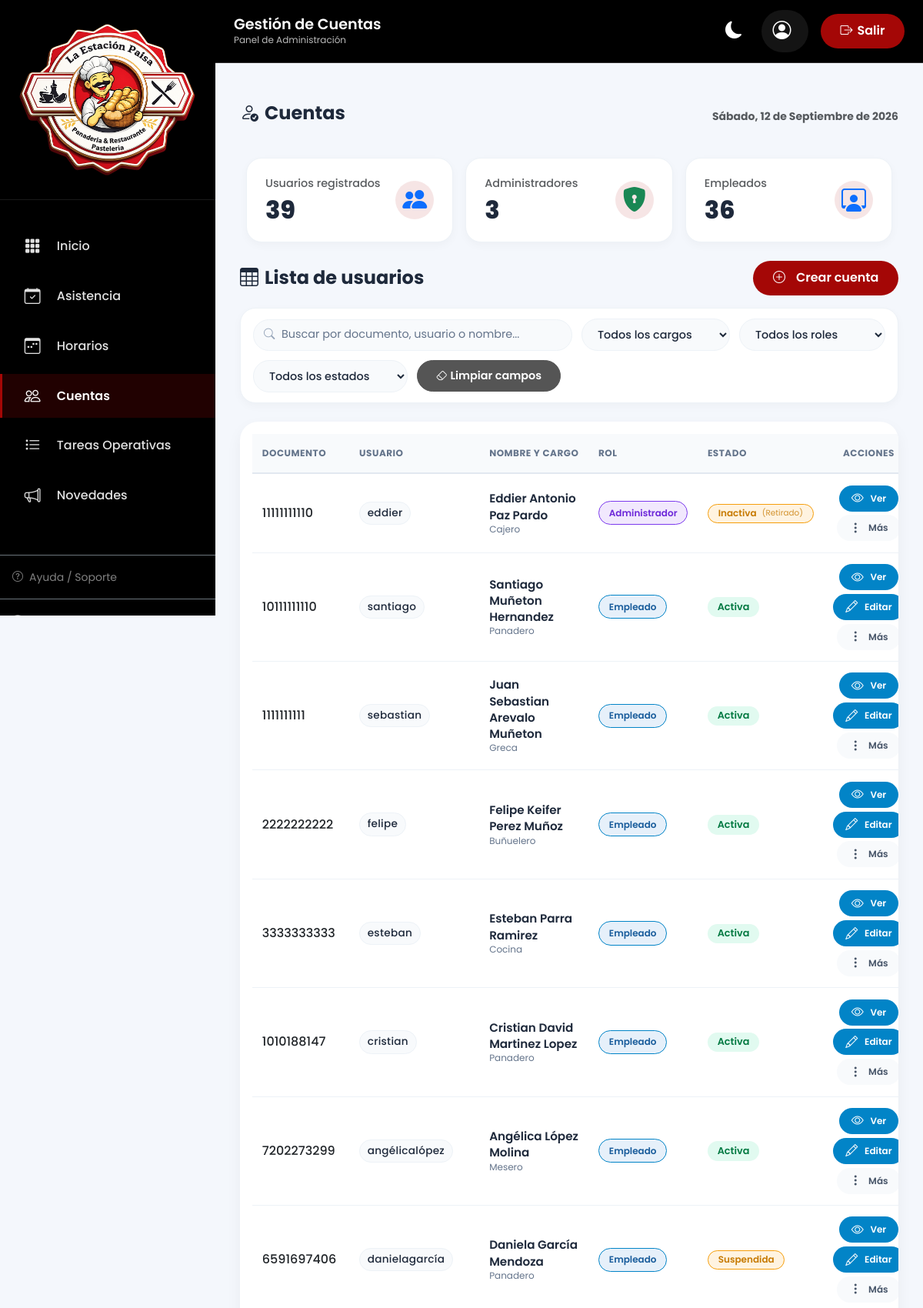
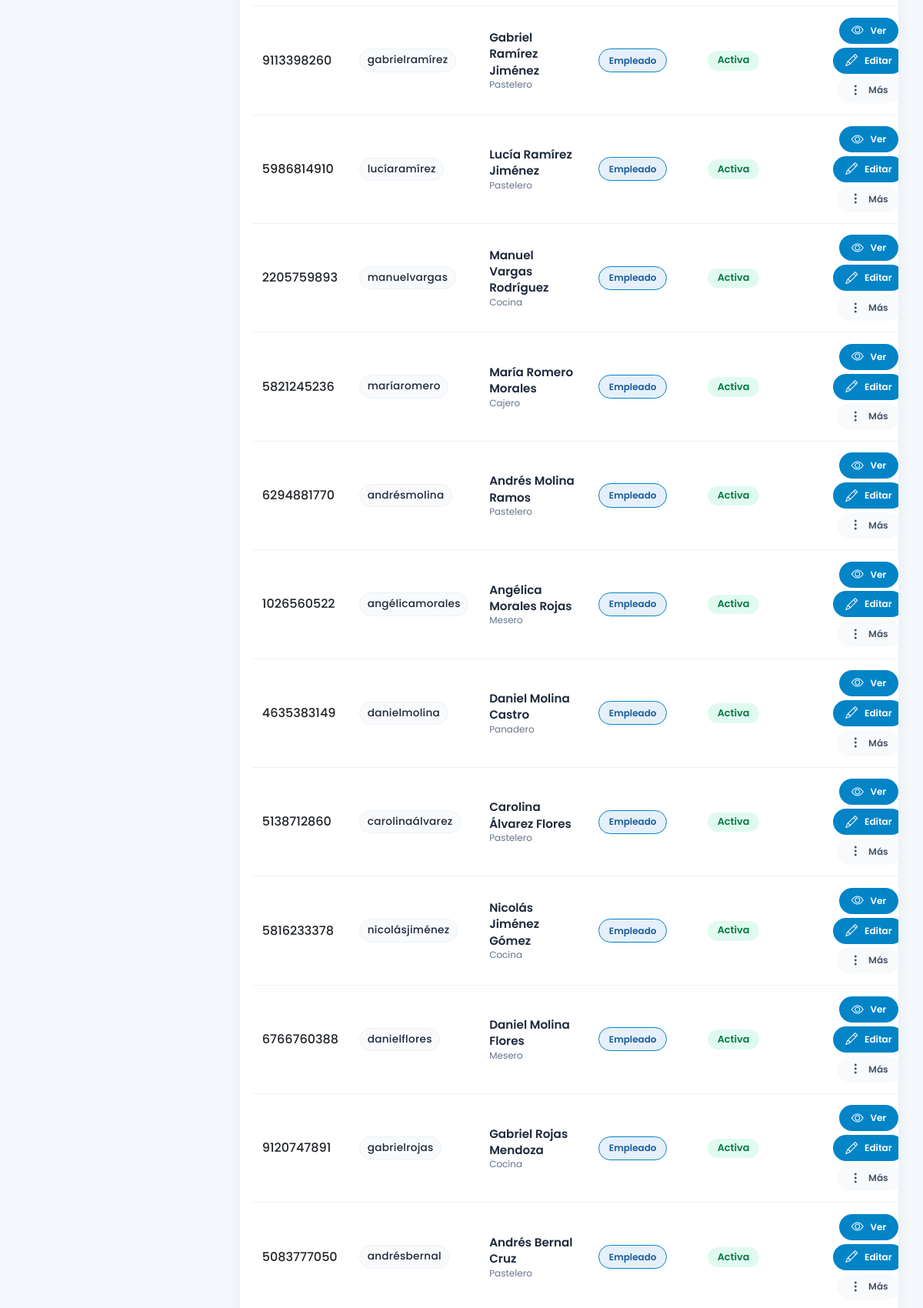
Page /admi/users/ (upper part) on the committed database (2 pictures, top to bottom).
### apps/usuarios/models.py (models this page shows, shortened)
class PerfilEmpleado(models.Model):
    TIPOS_DOCUMENTO = (
        ('CC', 'Cédula de Ciudadanía'),
        ('CE', 'Cédula de Extranjería'),
        ('TI', 'Tarjeta de Identidad'),
        ('PA', 'Pasaporte'),
    )
    GENEROS = (
        ('M', 'Masculino'),
        ('F', 'Femenino'),
        ('O', 'Otro'),
    )
    ESTADOS_CIVILES = (
        ('soltero', 'Soltero'),
        ('casado', 'Casado'),
        ('union_libre', 'Unión Libre'),
        ('divorciado', 'Divorciado'),
        ('viudo', 'Viudo'),
    )
    TIPOS_SANGRE = (
        ('O+', 'O+'),
        ('O-', 'O-'),
        ('A+', 'A+'),
        ('A-', 'A-'),
        ('B+', 'B+'),
        ('B-', 'B-'),
        ('AB+', 'AB+'),
        ('AB-', 'AB-'),
    )
    CARGOS = (
        ('mesero', 'Mesero'),
        ('cajero', 'Cajero'),
        ('pastelero', 'Pastelero'),
        ('panadero', 'Panadero'),
        ('cocina', 'Cocina'),
        ('buñuelero', 'Buñuelero'),
        ('greca', 'Greca'),
    )
    ESTADOS = (
        ('activo', 'Activo'),
        ('retirado', 'Retirado'),
    )
    user = models.OneToOneField(
        User,
        on_delete=models.CASCADE,
        related_name='perfil'
    )
    primer_nombre = models.CharField(max_length=50)
    segundo_nombre = models.CharField(
        max_length=50,
        blank=True
    )
    primer_apellido = models.CharField(max_length=50)
    segundo_apellido = models.CharField(
        max_length=50,
        blank=True
    )
    tipo_documento = models.CharField(
        max_length=2,
        choices=TIPOS_DOCUMENTO
    )
    numero_documento = models.CharField(
        max_length=20,
        unique=True
    )
    fecha_nacimiento = models.DateField(
        null=True,
        blank=True
    )
    genero = models.CharField(
        max_length=1,
        choices=GENEROS,
        blank=True
    )
    estado_civil = models.CharField(
        max_length=20,
        choices=ESTADOS_CIVILES,
        blank=True,
        null=True
    )
    tipo_sangre = models.CharField(
        max_length=3,
        choices=TIPOS_SANGRE,
        blank=True,
        null=True
    )
    telefono = models.CharField(max_length=20)
    correo = models.EmailField()
    ciudad = models.CharField(max_length=100)
    direccion = models.CharField(
        max_length=200,
        blank=True,
        null=True)
    contacto_emergencia = models.CharField(
        max_length=100,
        blank=True,
        null=True
    )
    parentesco_emergencia = models.CharField(
        max_length=50,
        blank=True,
        null=True
    )
    telefono_emergencia = models.CharField(
        max_length=20,
        blank=True,
        null=True
    )
    cargo = models.CharField(
        max_length=50,
        choices=CARGOS,
        blank=True,
        null=True
    )
    fecha_ingreso = models.DateField(
        blank=True,
        null=True
    )
    eps = models.CharField(
        max_length=100,
        blank=True,
        null=True
    )
    arl = models.CharField(
        max_length=100,
        blank=True,
        null=True
    )
    fondo_pension = models.CharField(
        max_length=100,
        blank=True,
        null=True
    )
    estado = models.CharField(
        max_length=20,
        choices=ESTADOS,
        default='activo'
    )
    fecha_creacion = models.DateTimeField(
        auto_now_add=True
    )
    fecha_actualizacion = models.DateTimeField(
        auto_now=True
    )
    def nombre_completo(self):
        return (
            f"{self.primer_nombre} "
            f"{self.segundo_nombre} "
            f"{self.primer_apellido} "
            f"{self.segundo_apellido}"
        ).strip()

class User(AbstractUser):
    ROLES = (
        ('admin', 'Administrador'),
        ('empleado', 'Empleado'),
    )
    class EstadoCuenta(models.TextChoices):
        PENDIENTE = 'PENDIENTE', 'Pendiente'
        ACTIVA = 'ACTIVA', 'Activa'
        SUSPENDIDA = 'SUSPENDIDA', 'Suspendida'
        INACTIVA = 'INACTIVA', 'Inactiva'
    rol = models.CharField(
        max_length=20,
        choices=ROLES,
        default='empleado'
    )
    estado_cuenta = models.CharField(
        max_length=20,
        choices=EstadoCuenta.choices,
        default=EstadoCuenta.PENDIENTE
    )
    debe_cambiar_password = models.BooleanField(
        default=True
    )
    fecha_primer_acceso = models.DateTimeField(
        null=True,
        blank=True,
        help_text="Se registra la primera vez que el usuario completa su cambio de contraseña obligatorio."
    )
    ESTADOS_QUE_PERMITEN_ACCESO = {EstadoCuenta.PENDIENTE, EstadoCuenta.ACTIVA}

### apps/usuarios/views.py (the view)
# urls.py: path('admi/users/', views.user_list_create, name='user_list'),
def user_list_create(request):
    usuarios = PerfilEmpleado.objects.select_related("user").all()
    cargos = PerfilEmpleado._meta.get_field('cargo').choices
    if request.method == "POST":
        user_form = UserForm(request.POST)
        perfil_form = PerfilEmpleadoForm(request.POST)
        if user_form.is_valid() and perfil_form.is_valid():
            numero_documento = perfil_form.cleaned_data["numero_documento"]
            user = user_form.save(commit=False)
            user.email = perfil_form.cleaned_data["correo"]
            user.estado_cuenta = User.EstadoCuenta.PENDIENTE
            user.debe_cambiar_password = True
            user.set_password(numero_documento)
            user.save()
            perfil = perfil_form.save(commit=False)
            perfil.user = user
            perfil.estado = 'activo'
            perfil.save()
            _registrar_auditoria(
                usuario_afectado=user,
                ejecutado_por=request.user,
                accion=RegistroAuditoriaCuenta.Accion.CREACION,
                estado_nuevo=user.estado_cuenta,
            )
            if request.POST.get("enviar_credenciales"):
                try:
                    _enviar_correo_credenciales(perfil)
                except Exception:
                    messages.warning(
                        request,
                        "Usuario creado, pero no se pudo enviar el correo de credenciales."
                    )
            messages.success(request, "Usuario creado correctamente.")
            return redirect("user_list")
        messages.error(request, "Corrige los errores del formulario.")
    else:
        user_form = UserForm()
        perfil_form = PerfilEmpleadoForm()
    context = {
        "fecha_hoy": timezone.localdate(),
        "usuarios": usuarios,
        "total_usuarios": usuarios.count(),
        "total_admins": usuarios.filter(user__rol="admin").count(),
        "total_empleados": usuarios.filter(user__rol="empleado").count(),
        "cargos": cargos,
        "user_form": user_form,
        "perfil_form": perfil_form,
    }
    return render(request, "admin/usuarios/usuarios.html", context)

### templates/admin/usuarios/usuarios.html (shortened to what this page needs)
{% extends 'admin/base/base.html' %}
{% load static %}
{% block section_title %}Gestión de Cuentas{% endblock %}
{% block section_subtitle %}Panel de Administración{% endblock %}
{% block active_cuentas %}active{% endblock %}
{% block extra_css %}
<link rel="stylesheet" href="{% static 'css/admin/cuentas.css' %}">
{% endblock %}
{% block content %}
<main class="dashboard-container">
    {% include "admin/usuarios/content.html" %}
</main>
{% endblock %}

### templates/admin/usuarios/content.html (shortened to what this page needs)
{% load static %}
<div class="card-header d-flex justify-content-between align-items-center flex-wrap gap-2 mb-3">
    <h3><i class="bi bi-person-check me-2"></i>Cuentas</h3>
    <span class="text-muted small">{{ fecha_hoy|date:"l, d \d\e F \d\e Y" }}</span>
</div>
<div class="row g-3 mb-4">
    <div class="col-md-4">
        <div class="stat-card d-flex justify-content-between align-items-center">
            <div>
                <span class="text-muted">Usuarios registrados</span>
                <h3 class="mt-1">{{ total_usuarios }}</h3>
            </div>
            <div class="icono-circular">
                <i class="bi bi-people-fill fs-2 text-primary"></i>
            </div>
        </div>
    </div>
    <div class="col-md-4">
        <div class="stat-card d-flex justify-content-between align-items-center">
            <div>
                <span class="text-muted">Administradores</span>
                <h3 class="mt-1">{{ total_admins }}</h3>
            </div>
            <div class="icono-circular">
                <i class="bi bi-shield-lock-fill fs-2 text-success"></i>
            </div>
        </div>
    </div>
    <div class="col-md-4">
        <div class="stat-card d-flex justify-content-between align-items-center">
            <div>
                <span class="text-muted">Empleados</span>
                <h3 class="mt-1">{{ total_empleados }}</h3>
            </div>
            <div class="icono-circular">
                <i class="bi bi-person-workspace fs-2 text-primary"></i>
            </div>
        </div>
    </div>
</div>
<div class="d-flex align-items-center mb-3">
    <h3 class="mb-0"><i class="bi bi-table me-2"></i>Lista de usuarios</h3>
    <button class="btn btn-primary-corporate ms-auto" data-bs-toggle="modal" data-bs-target="#modalCrearUsuario">
        <i class="bi bi-plus-circle me-2"></i>Crear cuenta
    </button>
</div>
<div class="filtros-toolbar">
    <div class="filtro-buscar">
        <input type="text" id="buscarCuenta" placeholder="Buscar por documento, usuario o nombre...">
    </div>
    <select id="filtroCargo" class="filtro-select">
        <option value="">Todos los cargos</option>
    </select>
    <select id="filtroRol" class="filtro-select">
        <option value="">Todos los roles</option>
    </select>
    <select id="filtroEstadoCuenta" class="filtro-select">
        <option value="">Todos los estados</option>
    </select>
    <button type="button" id="limpiarFiltrosCuentas" class="filtro-btn-limpiar">
        <i class="bi bi-eraser me-1"></i> Limpiar campos
    </button>
</div>
<div class="card-modern">
    <div class="p-3 table-responsive-stack">
        <table class="table table-custom align-middle mb-0" id="tablaUsuarios">
            <thead>
                <tr>
                    <th>Documento</th>
                    <th>Usuario</th>
                    <th>Nombre y cargo</th>
                    <th>Rol</th>
                    <th>Estado</th>
                    <th class="text-center">Acciones</th>
                </tr>
            </thead>
            <tbody>
                {% for usuario in usuarios %}
                <tr data-id="{{ usuario.user.id }}"
                    data-primer-nombre="{{ usuario.primer_nombre }}"
                    data-segundo-nombre="{{ usuario.segundo_nombre }}"
                    data-primer-apellido="{{ usuario.primer_apellido }}"
                    data-segundo-apellido="{{ usuario.segundo_apellido }}"
                    data-tipo-documento="{{ usuario.tipo_documento }}"
                    data-numero-documento="{{ usuario.numero_documento }}"
                    data-fecha-nacimiento="{{ usuario.fecha_nacimiento|date:'Y-m-d' }}"
                    data-genero="{{ usuario.genero }}"
                    data-estado-civil="{{ usuario.estado_civil }}"
                    data-tipo-sangre="{{ usuario.tipo_sangre }}"
                    data-telefono="{{ usuario.telefono }}"
                    data-correo="{{ usuario.correo }}"
                    data-ciudad="{{ usuario.ciudad }}"
                    data-direccion="{{ usuario.direccion|default:'' }}"
                    data-contacto-emergencia="{{ usuario.contacto_emergencia|default:'' }}"
                    data-parentesco-emergencia="{{ usuario.parentesco_emergencia|default:'' }}"
                    data-telefono-emergencia="{{ usuario.telefono_emergencia|default:'' }}"
                    data-cargo="{{ usuario.cargo }}"
                    data-fecha-ingreso="{{ usuario.fecha_ingreso|date:'Y-m-d'|default:'' }}"
                    data-eps="{{ usuario.eps|default:'' }}"
                    data-arl="{{ usuario.arl|default:'' }}"
                    data-fondo-pension="{{ usuario.fondo_pension|default:'' }}"
                    data-estado="{{ usuario.estado }}"
                    data-estado-cuenta="{{ usuario.user.estado_cuenta }}"
                    data-username="{{ usuario.user.username }}"
                    data-rol="{{ usuario.user.rol }}">
                    <td class="fw-medium">{{ usuario.numero_documento }}</td>
                    <td><span class="usuario-badge">{{ usuario.user.username }}</span></td>
                    <td>
                        <div class="nombre-cargo">
                            <span class="nombre-empleado">{{ usuario.nombre_completo }}</span>
                            <span class="cargo-empleado">{{ usuario.get_cargo_display }}</span>
                        </div>
                    </td>
                    <td>
                        {% if usuario.user.rol == 'admin' %}
                            <span class="badge-rol-admin">Administrador</span>
                        {% else %}
                            <span class="badge-rol-empleado">Empleado</span>
                        {% endif %}
                    </td>
                    <td>
                        {% if usuario.user.estado_cuenta == 'PENDIENTE' %}
                            <span class="badge badge-pendiente">Pendiente</span>
                        {% elif usuario.user.estado_cuenta == 'ACTIVA' %}
                            <span class="badge badge-active">Activa</span>
                        {% elif usuario.user.estado_cuenta == 'SUSPENDIDA' %}
                            <span class="badge badge-inactive">Suspendida</span>
                        {% else %}
                            <span class="badge badge-inactive">
                                Inactiva
                                {% if usuario.estado == 'retirado' %}
                                <span class="badge-subtext">(Retirado)</span>
                                {% endif %}
                            </span>
                        {% endif %}
                    </td>
                    <td class="text-center">
                        <div class="acciones-container justify-content-center">
                            <button type="button" class="btn-action btn-action-view btn-ver-usuario"
                                    title="Ver detalles del usuario" aria-label="Ver detalles del usuario"
                                    data-id="{{ usuario.user.id }}">
                                <i class="bi bi-eye"></i>
                                <span class="accion-texto">Ver</span>
                            </button>
                            {% if usuario.user.estado_cuenta != 'INACTIVA' %}
                            <button type="button" class="btn-action btn-action-edit btn-editar-usuario"
                                    title="Editar cuenta del usuario" aria-label="Editar cuenta del usuario"
                                    data-id="{{ usuario.user.id }}">
                                <i class="bi bi-pencil"></i>
                                <span class="accion-texto">Editar</span>
                            </button>
                            {% endif %}
                            <div class="dropdown d-inline-block">
                                <button class="btn-action btn-action-more" type="button"
                                        data-bs-toggle="dropdown" aria-expanded="false"
                                        title="Más acciones" aria-label="Más acciones">
                                    <i class="bi bi-three-dots-vertical"></i>
                                    <span class="accion-texto d-none d-md-inline">Más</span>
                                </button>
                            </div>
                        </div>
                    </td>
                </tr>
                {% empty %}
                <tr>
                    <td colspan="6" class="text-center py-4 text-muted">
                        <i class="bi bi-inbox me-2"></i> No hay usuarios registrados
                    </td>
                </tr>
                {% endfor %}
            </tbody>
        </table>
    </div>
</div>

### rows in the picture
PerfilEmpleado: numero_documento "11111111110", user.username "eddier", nombre_completo "Eddier Antonio Paz Pardo", cargo "Cajero", shows "Administrador", shows "Inactiva", estado "(Retirado)"
PerfilEmpleado: numero_documento "10111111110", user.username "santiago", nombre_completo "Santiago Muñeton Hernandez", cargo "Panadero", shows "Empleado", shows "Activa"
PerfilEmpleado: numero_documento "1111111111", user.username "sebastian", nombre_completo "Juan Sebastian Arevalo Muñeton", cargo "Greca", shows "Empleado", shows "Activa"
PerfilEmpleado: numero_documento "2222222222", user.username "felipe", nombre_completo "Felipe Keifer Perez Muñoz", cargo "Buñuelero", shows "Empleado", shows "Activa"
PerfilEmpleado: numero_documento "3333333333", user.username "esteban", nombre_completo "Esteban Parra Ramirez", cargo "Cocina", shows "Empleado", shows "Activa"
PerfilEmpleado: numero_documento "1010188147", user.username "cristian", nombre_completo "Cristian David Martinez Lopez", cargo "Panadero", shows "Empleado", shows "Activa"
PerfilEmpleado: numero_documento "7202273299", user.username "angélicalópez", nombre_completo "Angélica López Molina", cargo "Mesero", shows "Empleado", shows "Activa"
PerfilEmpleado: numero_documento "6591697406", user.username "danielagarcía", nombre_completo "Daniela García Mendoza", cargo "Panadero", shows "Empleado", shows "Suspendida"
PerfilEmpleado: numero_documento "9113398260", user.username "gabrielramírez", nombre_completo "Gabriel Ramírez Jiménez", cargo "Pastelero", shows "Empleado", shows "Activa"
PerfilEmpleado: numero_documento "5986814910", user.username "lucíaramírez", nombre_completo "Lucía Ramírez Jiménez", cargo "Pastelero", shows "Empleado", shows "Activa"
PerfilEmpleado: numero_documento "2205759893", user.username "manuelvargas", nombre_completo "Manuel Vargas Rodríguez", cargo "Cocina", shows "Empleado", shows "Activa"
PerfilEmpleado: numero_documento "5821245236", user.username "maríaromero", nombre_completo "María Romero Morales", cargo "Cajero", shows "Empleado", shows "Activa"
PerfilEmpleado: numero_documento "6294881770", user.username "andrésmolina", nombre_completo "Andrés Molina Ramos", cargo "Pastelero", shows "Empleado", shows "Activa"
PerfilEmpleado: numero_documento "1026560522", user.username "angélicamorales", nombre_completo "Angélica Morales Rojas", cargo "Mesero", shows "Empleado", shows "Activa"
PerfilEmpleado: numero_documento "4635383149", user.username "danielmolina", nombre_completo "Daniel Molina Castro", cargo "Panadero", shows "Empleado", shows "Activa"
PerfilEmpleado: numero_documento "5138712860", user.username "carolinaálvarez", nombre_completo "Carolina Álvarez Flores", cargo "Pastelero", shows "Empleado", shows "Activa"
PerfilEmpleado: numero_documento "5816233378", user.username "nicolásjiménez", nombre_completo "Nicolás Jiménez Gómez", cargo "Cocina", shows "Empleado", shows "Activa"
PerfilEmpleado: numero_documento "6766760388", user.username "danielflores", nombre_completo "Daniel Molina Flores", cargo "Mesero", shows "Empleado", shows "Activa"
PerfilEmpleado: numero_documento "9120747891", user.username "gabrielrojas", nombre_completo "Gabriel Rojas Mendoza", cargo "Cocina", shows "Empleado", shows "Activa"
PerfilEmpleado: numero_documento "5083777050", user.username "andrésbernal", nombre_completo "Andrés Bernal Cruz", cargo "Pastelero", shows "Empleado", shows "Activa"

### other values in the picture
{{ fecha_hoy|date:"l, d \d\e F \d\e Y" }} "Sábado, 12 de Septiembre de 2026"
{{ total_usuarios }} "39"
{{ total_admins }} "3"
{{ total_empleados }} "36"
